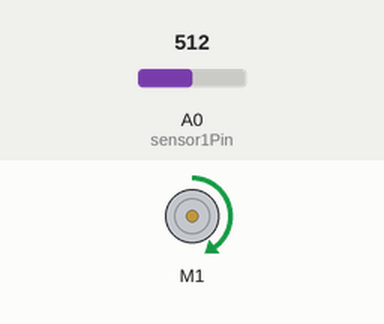
Recording of a sketch running on a simulated Arduino Uno, built with avr-gcc and run on an emulated ATmega328P. Shown: DC motor (green arrow = forward, orange = backward, longer = faster). The inputs (shaded band) are chosen by the test bench; at power-on: A0 (sensor1Pin) = 512.

Above: at 4.8 s.
4.9 s: A0 (sensor1Pin) set to 499
At 7.6 s:
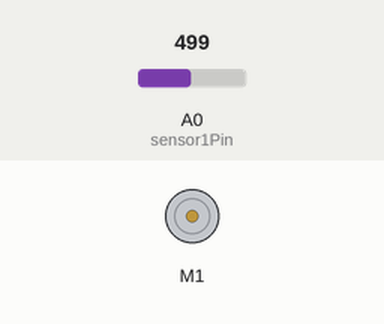
9.9 s: A0 (sensor1Pin) set to 716
At 12.5 s:
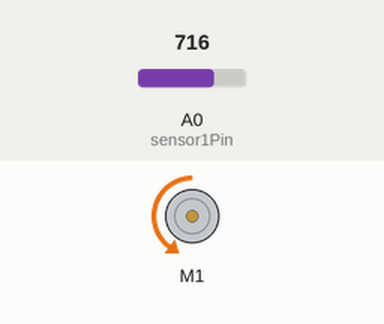
Timing chart, 0 to 22.4 s (numbered marks = the images above; inputs shaded):
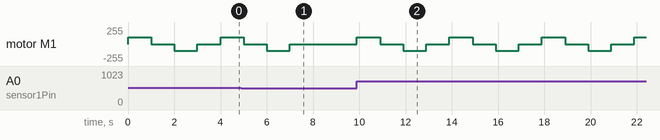

The sketch:

EMGControlTest.ino
```cpp
/********************************************************************
 * Test reading of analog input of Myoware EMG sensor and convert it
 * to voltage to control one motor.
 ********************************************************************/

#include <Wire.h>
#include <Adafruit_MotorShield.h>
#include "utility/Adafruit_MS_PWMServoDriver.h"

// Initialize motor driver
Adafruit_MotorShield AFMS = Adafruit_MotorShield();
Adafruit_DCMotor *myMotor = AFMS.getMotor(1);

int sensor1Pin = A0;
int freq = 1000;    //data collection frequency
int sensorVal1 = 0;
String sensorLabel1 = "EMG Sensor 1";
bool flag = true;
int state = 0;


void setup()
{
  // Initialize serial communication at 115200 bits per second:
  Serial.begin(115200);
  AFMS.begin();
}

// Loop through reading the sensor and move motor based on reading
void loop()
{
  sensorVal1 = analogRead(sensor1Pin);              // read the input on analog pin 0
  float voltage1 = sensorVal1 * (5.0 / 1023.0);     // Convert the analog reading to a voltage

  if (voltage1 <= 2.50)
  {
    myMotor->run(RELEASE);
    state = 0;
  }
  if (voltage1 > 2.50)
  {
    state = 1;
    run();
  }
}

// Function to move the motor forward and backward
void run ()
{
    while (state == 1)
    {
      myMotor->setSpeed(100);
      myMotor->run(FORWARD);
      delay(freq);
      myMotor->run(RELEASE);
      delay(freq);
      myMotor->run(BACKWARD);
      delay(freq);
      myMotor->run(RELEASE);
      delay(freq);
      state = 0;
    }
}
```

Measured:
- the behaviour switches between 512 and 511 on A0 (sensor1Pin) (found by bisection; images 0 and 1)
- after the input at 4.9 s, motor M1: goes on until 7.0 s, then stays stopped
- after the input at 9.9 s, motor M1: stopped → forward 100/255 at once, then repeats every 4.0 s: stopped 1.0 s, backward 100/255 1.0 s, stopped 1.0 s, forward 100/255 1.0 s
